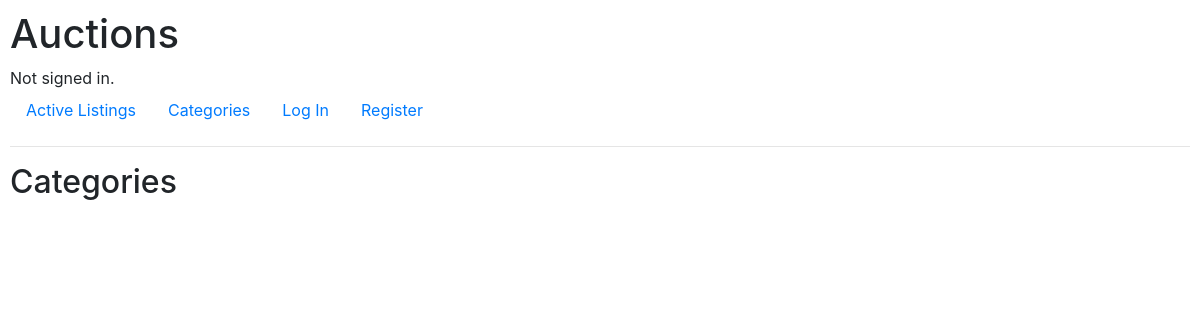
Before: /categories with the older database file.
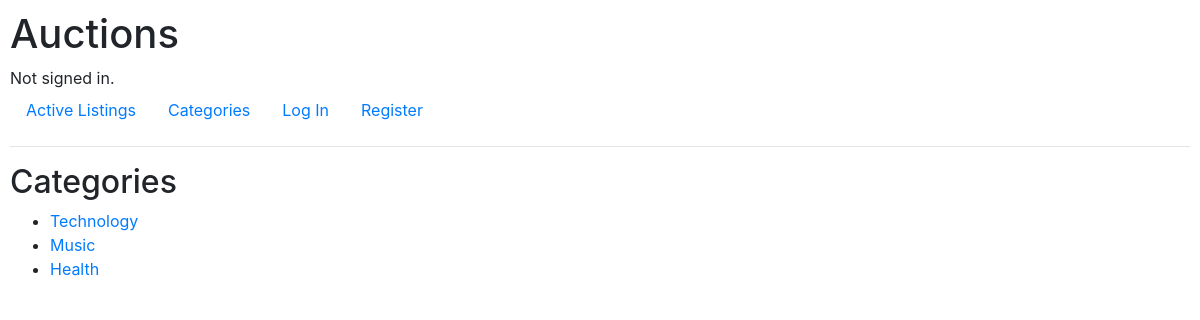
After: the same page with the newer database file.
### auctions/models.py (models this page shows)
class Category(models.Model):
    name = models.CharField(max_length=64)
    def __str__(self):
        return self.name

### auctions/views.py (the view)
# urls.py: path("categories", views.show_categories, name="show_categories"),
def show_categories(request):
    return render(request, "auctions/show_categories.html", {
        "categories": Category.objects.all()
    })

### auctions/templates/auctions/show_categories.html
{% extends "auctions/layout.html" %}
{% block body %}
    <h2>Categories</h2>
        <ul>
            {% for category in categories %}
            <li>
                <a href="{% url 'index' %}?category_id={{ category.id }}"> {{ category }} </a>
            </li>
            {% endfor %}
        </ul>
{% endblock %}

Changed rows visible on the page:
added Category: name "Technology"
added Category: name "Music"
added Category: name "Health"
